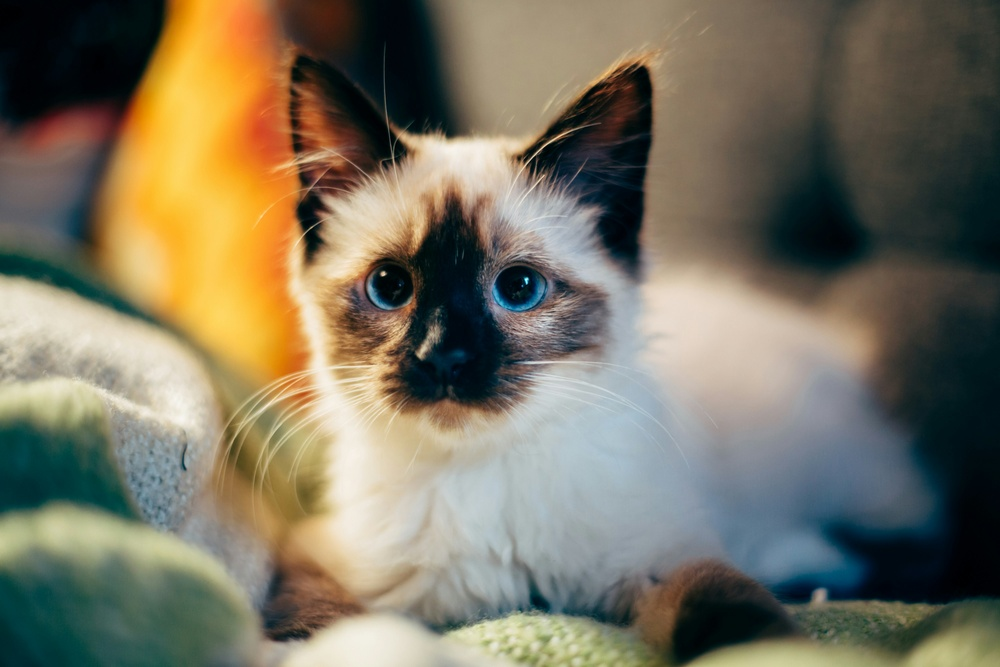
#> input picture cat.jpg, 1000 x 667 px, shrunk from 4000 x 2667 before the run
$ python pynegative.py
#> lines starting #> are read from the running program, lines starting #| are printed output that depends on the picture
import numpy as np
from PIL import Image
import matplotlib.pyplot as plt

# Load the image using PIL (Python Imaging Library)
img = Image.open('cat.jpg')
#> img is the input picture: PIL image 1000x667 RGB; mean R, G, B 120.9, 114.5, 95.4

# Convert the image to a NumPy array
img_array = np.array(img)

# Check if the image is grayscale or RGB
is_grayscale = len(img_array.shape) < 3
#> is_grayscale = False

# Function to create negative of an image
def create_negative(image):
    if is_grayscale:
        # For grayscale images
        negative_image = 255 - image
    else:
        # For color images (RGB)
        negative_image = 255 - image
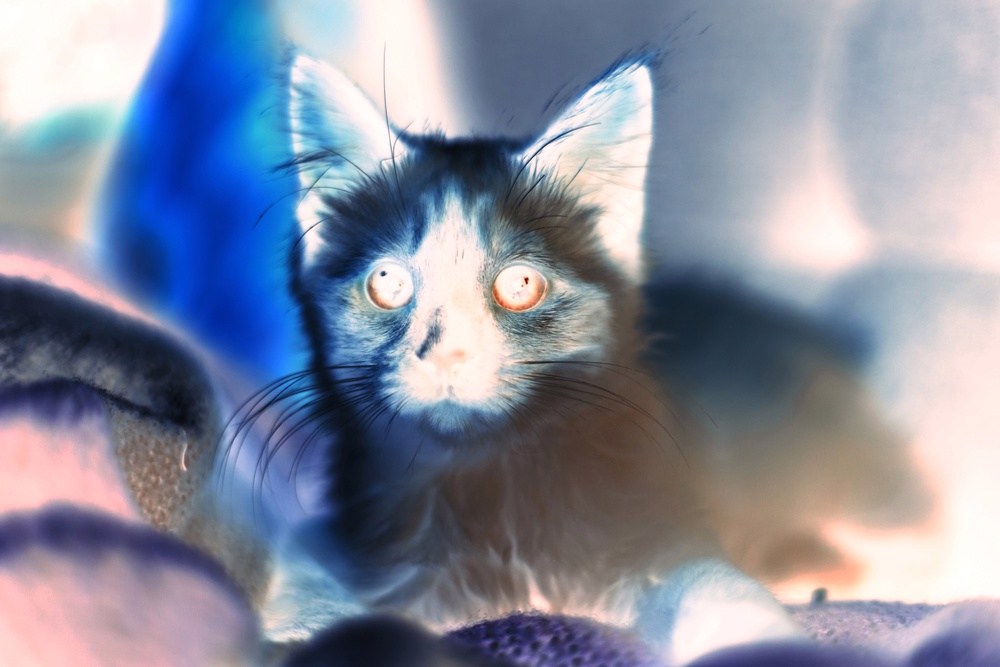
#> negative_image: shape (667, 1000, 3); mean R, G, B 134.1, 140.5, 159.6
    return negative_image

# Create negative of the image
negative_img = create_negative(img_array)

# Display the original and negative images
plt.figure(figsize=(10, 5))
plt.subplot(1, 2, 1)
plt.imshow(img_array)
plt.title('Original Image')
plt.axis('off')

plt.subplot(1, 2, 2)
plt.imshow(negative_img)
plt.title('Negative Image')
plt.axis('off')

plt.tight_layout()
plt.show()
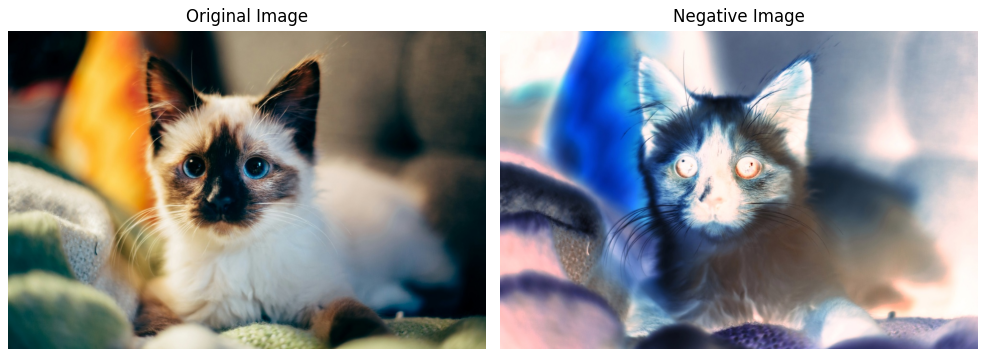
#> figure drawn by matplotlib, 2 panels
